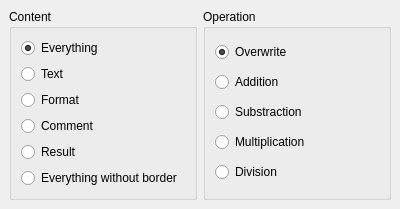
<ui version="4.0" >
 <author>Stefan Nikolaus &lt;stefan.nikolaus@kdemail.net></author>
 <comment>This file is part of the KDE project.
Copyright (C) 2006 Stefan Nikolaus &lt;stefan.nikolaus@kdemail.net>

This program is free software; you can redistribute it and/or modify
it under the terms of the GNU General Public License as published by
the Free Software Foundation; either version 2 of the License, or
(at your option) any later version.

This program is distributed in the hope that it will be useful,
but WITHOUT ANY WARRANTY; without even the implied warranty of
MERCHANTABILITY or FITNESS FOR A PARTICULAR PURPOSE.  See the
GNU General Public License for more details.

You should have received a copy of the GNU General Public License
along with this program; if not, write to the Free Software
Foundation, Inc., 51 Franklin Street, Fifth Floor, Boston, MA  02110-1301  USA
</comment>
 <exportmacro></exportmacro>
 <class>KSpread::SpecialPasteWidget</class>
 <widget class="QWidget" name="SpecialPasteWidget" >
  <property name="geometry" >
   <rect>
    <x>0</x>
    <y>0</y>
    <width>400</width>
    <height>182</height>
   </rect>
  </property>
  <layout class="QHBoxLayout" >
   <property name="margin" >
    <number>9</number>
   </property>
   <property name="spacing" >
    <number>6</number>
   </property>
   <item>
    <widget class="QGroupBox" name="groupBox" >
     <property name="title" >
      <string>Content</string>
     </property>
     <layout class="QVBoxLayout" >
      <property name="margin" >
       <number>9</number>
      </property>
      <property name="spacing" >
       <number>6</number>
      </property>
      <item>
       <widget class="QRadioButton" name="everythingButton" >
        <property name="text" >
         <string>Everything</string>
        </property>
        <property name="checked" >
         <bool>true</bool>
        </property>
       </widget>
      </item>
      <item>
       <widget class="QRadioButton" name="textButton" >
        <property name="text" >
         <string>Text</string>
        </property>
       </widget>
      </item>
      <item>
       <widget class="QRadioButton" name="formatButton" >
        <property name="text" >
         <string>Format</string>
        </property>
       </widget>
      </item>
      <item>
       <widget class="QRadioButton" name="commentButton" >
        <property name="text" >
         <string>Comment</string>
        </property>
       </widget>
      </item>
      <item>
       <widget class="QRadioButton" name="resultButton" >
        <property name="text" >
         <string>Result</string>
        </property>
       </widget>
      </item>
      <item>
       <widget class="QRadioButton" name="noBorderButton" >
        <property name="text" >
         <string>Everything without border</string>
        </property>
       </widget>
      </item>
     </layout>
    </widget>
   </item>
   <item>
    <widget class="QGroupBox" name="groupBox_2" >
     <property name="title" >
      <string>Operation</string>
     </property>
     <layout class="QVBoxLayout" >
      <property name="margin" >
       <number>9</number>
      </property>
      <property name="spacing" >
       <number>6</number>
      </property>
      <item>
       <widget class="QRadioButton" name="overwriteButton" >
        <property name="text" >
         <string>Overwrite</string>
        </property>
        <property name="checked" >
         <bool>true</bool>
        </property>
       </widget>
      </item>
      <item>
       <widget class="QRadioButton" name="additionButton" >
        <property name="text" >
         <string>Addition</string>
        </property>
       </widget>
      </item>
      <item>
       <widget class="QRadioButton" name="substractionButton" >
        <property name="text" >
         <string>Substraction</string>
        </property>
       </widget>
      </item>
      <item>
       <widget class="QRadioButton" name="multiplicationButton" >
        <property name="text" >
         <string>Multiplication</string>
        </property>
       </widget>
      </item>
      <item>
       <widget class="QRadioButton" name="divisionButton" >
        <property name="text" >
         <string>Division</string>
        </property>
       </widget>
      </item>
     </layout>
    </widget>
   </item>
  </layout>
 </widget>
 <layoutfunction spacing="KDialog::spacingHint" margin="KDialog::marginHint" />
 <pixmapfunction></pixmapfunction>
 <includes>
  <include location="global" >kdialog.h</include>
 </includes>
 <resources/>
 <connections/>
</ui>
